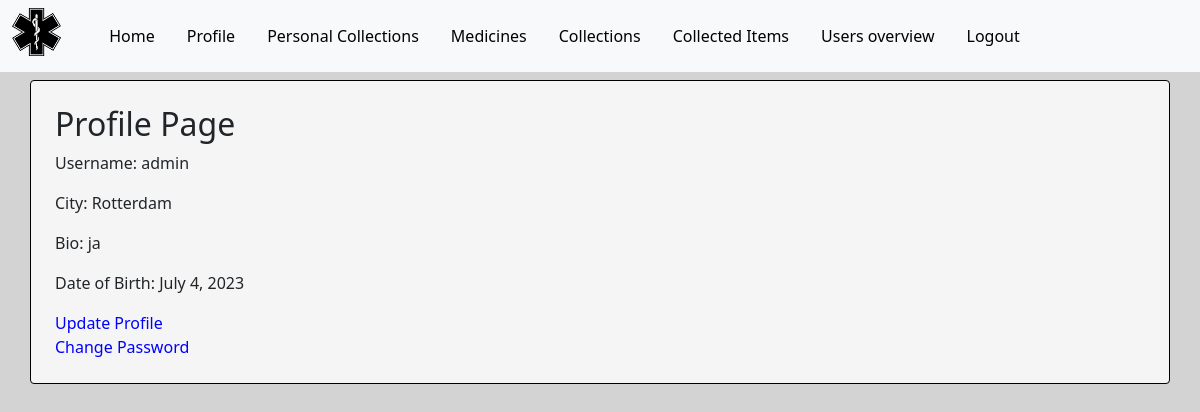
/profile/ (signed in), run on the app's committed database.
### base/models.py (models this page shows, shortened)
class Profile(models.Model):
    city = models.CharField(max_length=50)
    bio = models.TextField()
    date_of_birth = models.DateField(null=True, blank=True)
    user = models.OneToOneField(User, on_delete=models.CASCADE)

### base/views.py (the view)
# urls.py: path("profile/", views.profile, name="profile"),
@login_required
def profile(request):
    profile = request.user.profile
    context = {"profile": profile}
    return render(request, "base/profile.html", context)

### base/templates/base/profile.html
{% extends 'base/base.html' %}
{% load static %}
{% block content %}
<div class="profile p-3">
    <h2>Profile Page</h2>
    <p>Username: {{ profile.user.username }}</p>
    <p>City: {{ profile.city }}</p>
    <p>Bio: {{ profile.bio }}</p>
    <p>Date of Birth: {{ profile.date_of_birth }}</p>
    <a href="{% url 'update_profile' %}" class="link">Update Profile</a><br>
    <a href="{% url 'password_change' %}" class="link">Change Password</a>
</div>
{% endblock %}

### base/static/base/css/styles.css (style rules this page uses)
body { background-color: #d3d3d3; }

### base/static/base/css/menu.css (style rules this page uses)
body { margin: 0; }
.link { margin-top: 1rem; margin-bottom: 1rem; color: blue; text-decoration: none; }

### data on the page
Profile: user.username "admin", city "Rotterdam", bio "ja", date_of_birth "July 4, 2023"
